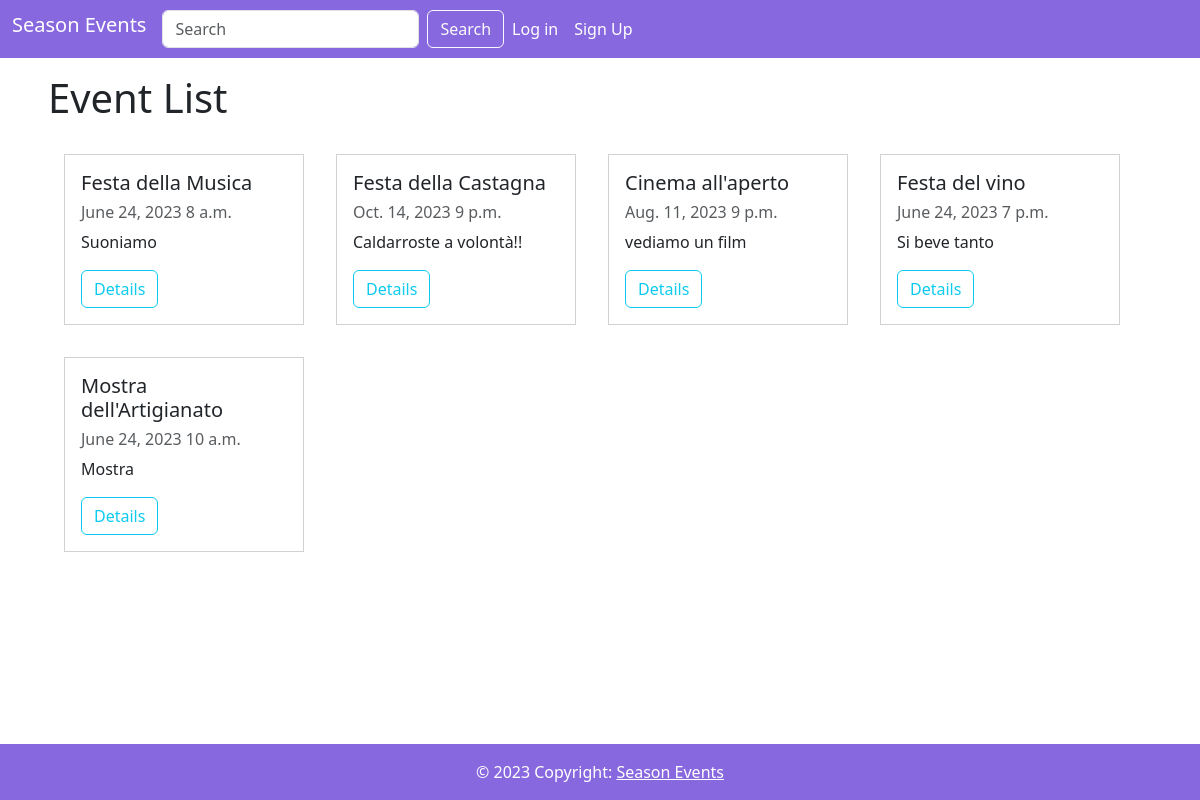
The page / on the database its author committed.
### event/models.py (models this page shows, shortened)
class Event(models.Model):
    title = models.CharField(max_length=100, primary_key=True)
    description = models.TextField()
    date = models.DateField()
    time = models.TimeField(default=datetime.time)
    location = models.CharField(max_length=100)
    program = models.TextField(default='Not Available')
    image = models.ImageField(upload_to='media/images/', null=True, blank=True)
    category = models.ManyToManyField('EventCategory')
    creator = models.ForeignKey(User, on_delete=models.CASCADE, related_name='events_created')
    max_seats = models.PositiveIntegerField()
    available_seats = models.PositiveIntegerField()

### event/views.py (the view)
# urls.py: path('', views.event_list, name='event_list'),
def event_list(request):
    events = Event.objects.all()
    return render(request, 'event_list.html', {'events': events})

### templates/event_list.html (shortened to what this page needs)
{% extends "base.html" %}
{% block content %}
    <h1 class="text-start my-3 mx-5">Event List</h1>
    <ul>
        <div class="d-flex justify-content-start mx-3 my-3 flex-wrap">
            {% for event in events %}
            <div class="mx-3 my-3">
                <div class="card" style="width: 15rem; border-radius:0;">
                    <div class="card-body">
                        <h5 class="card-title">
                            {{ event.title }}
                        </h5>
                        <h6 class="sub-title mb-2 text-body-secondary">{{ event.date }} {{ event.time }}</h6>
                        <p class="card-descr">
                            {{ event.description }}
                        </p>
                        <a href="{% url 'event:event_detail' title=event.title %}" class="btn btn-outline-info">Details</a>
                    </div>
                </div>
            </div>
            {% endfor %}
        </div>
    </ul>
{% endblock %}

### templates/base.html (style rules this page uses)
body { margin-bottom: 60px; }

### rows shown on the page
Event: title "Festa della Musica", date "June 24, 2023", time "8 a.m.", description "Suoniamo"
Event: title "Festa della Castagna", date "Oct. 14, 2023", time "9 p.m.", description "Caldarroste a volontà!!"
Event: title "Cinema all'aperto", date "Aug. 11, 2023", time "9 p.m.", description "vediamo un film"
Event: title "Festa del vino", date "June 24, 2023", time "7 p.m.", description "Si beve tanto"
Event: title "Mostra dell'Artigianato", date "June 24, 2023", time "10 a.m.", description "Mostra"
